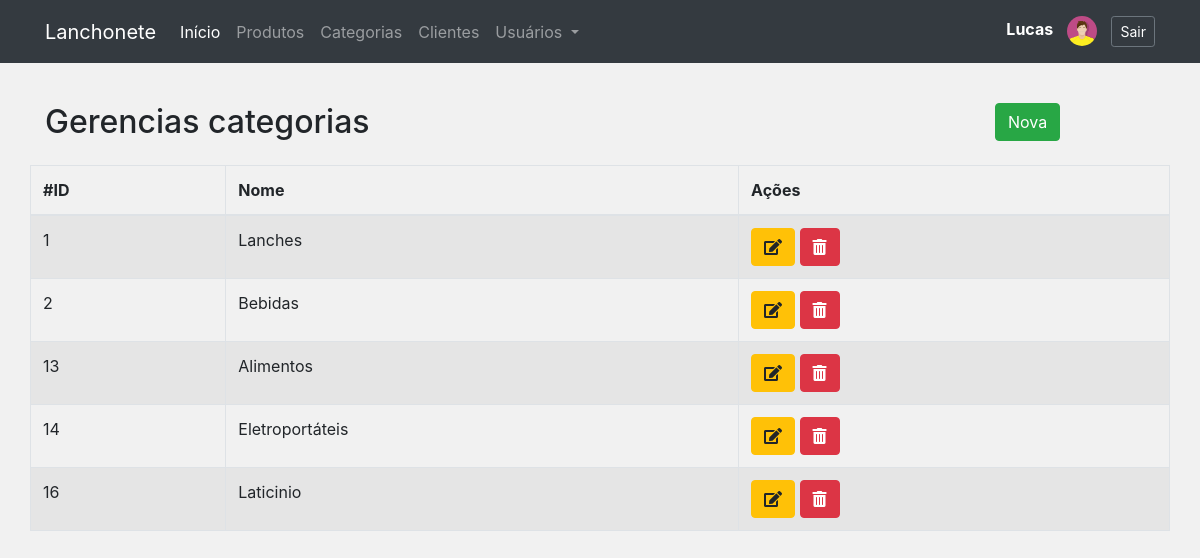
The app's page /categorias.php (signed in) with its own data.
### tables this page shows
CREATE TABLE `categorias` (
  `id` int NOT NULL AUTO_INCREMENT,
  `nome` varchar(45) DEFAULT NULL,
  PRIMARY KEY (`id`)
);

### includes/funcoes.php (called while the page is built, shortened)
<?php
function retornaControle($controle = '')
{
	$permissoes = [];
	foreach($_SESSION['permissoes'] as $key => $data) {
	    if(array_search($controle, $_SESSION['permissoes'][$key])) {
			$permissoes = $_SESSION['permissoes'][$key];
			break;
		}
	}
	return $permissoes;
}

### classes/Model.php (called while the page is built, shortened)
<?php
require 'Conexao.php';
class Model
{
	protected $tabela;
	protected $class;
	protected $db;
	public function __construct()
	{
		$conexao = new Conexao();
		$this->db = $conexao->conectar();
	}
    public function listar($condicao = '')
    {
        $where = '';
    	$sql = "SELECT * FROM {$this->tabela} {$where}";
    	$stmt = $this->db->prepare($sql);
    	$stmt->setFetchMode(PDO::FETCH_CLASS, $this->class);
    	$stmt->execute();
    	return $stmt->fetchAll();
    }
}

### classes/Conexao.php (called while the page is built, shortened)
<?php
class Conexao
{
	private $host;
	private $user;
	private $password;
	public function __construct() {
		$this->host = 'mysql:host=localhost;dbname=lanchonete_api';
		$this->user = 'root';
		$this->password = '';
	}
    public function conectar() {
    	try {
			$conn = new PDO(
							$this->host,
							$this->user,
							$this->password
						);
			return $conn;
		} catch (PDOException $e) {
			echo 'Erro na conexao. Erro reportado: ' . $e->getMessage();
			exit;
		}
    }
}

### classes/CategoriaDAO.php (called while the page is built, shortened)
<?php
require_once 'Model.php';
class CategoriaDAO extends Model
{
    public function __construct() {
    	$this->tabela = 'categorias';
    	$this->class = 'Categoria';
    }
}

### classes/Categoria.php (called while the page is built, shortened)
<?php
class Categoria
{
   private $id;
   private $nome;
    public function getId()
    {
        return $this->id;
    }
    public function getNome()
    {
        return $this->nome;
    }
}

### categorias.php (the view, shortened to what this page needs)
<?php include './layout/header.php'; ?>
<?php include './layout/menu.php'; ?>
<?php
$permissoes = retornaControle('categoria');
require 'classes/Categoria.php';
require 'classes/CategoriaDAO.php';
$categoriaDAO = new CategoriaDAO();
$categorias = $categoriaDAO->listar();
?>
<div class="row" style="margin-top:40px">
	<div class="col-10">
		<h2>Gerencias categorias</h2>
	</div>
	<?php if($permissoes['insert']) : ?>
		<div class="col-2">
			<a href="form_categoria.php" class="btn btn-success">Nova</a>
		</div>
	<?php endif; ?>
</div>
<div class="row">
	<table class="table table-hover table-bordered table-striped table-responsive-lg">
		<thead>
			<tr>
				<th>#ID</th>
				<th>Nome</th>
				<th>Ações</th>
			</tr>
		</thead>
		<tbody>
			<?php foreach($categorias as $categoria){ ?>
			<tr>
				<td><?= $categoria->getId() ?></td>
				<td><?= $categoria->getNome() ?></td>
				<td>
					<?php if($permissoes['update'] || $permissoes['show']): ?>
					<a href="form_categoria.php?id=<?= $categoria->getId() ?>"  class="btn btn-warning">
						<i class="fas fa-edit"></i>
					</a>
					<?php endif; ?>
					<?php if($permissoes['delete']): ?>
					<a href="controle_categoria.php?acao=deletar&id=<?= $categoria->getId() ?>" onclick="return confirm('Deseja realmente excluir?')" class="btn btn-danger">
						<i class="fas fa-trash-alt"></i>
					</a>
					<?php endif; ?>
				</td>
			</tr>
			<?php } ?>
		</tbody>
	</table>
</div>
<?php include './layout/footer.php'; ?>

### assets/css/estilo.css (style rules this page uses)
body { background: #f1f1f1; }
.row { margin-bottom: 15px; }

### assets/css/all.css (style rules this page uses)
.fa, .fas, .far, .fal, .fad, .fab { -moz-osx-font-smoothing: grayscale; -webkit-font-smoothing: antialiased; display: inline-block; font-style: normal; font-variant: normal; text-rendering: auto; line-height: 1; }
.fa-edit:before { content: "\f044"; }
.fa-trash-alt:before { content: "\f2ed"; }
.fa, .fas { font-family: 'Font Awesome 5 Free'; font-weight: 900; }

### records on screen
categorias: id "1", nome "Lanches"
categorias: id "2", nome "Bebidas"
categorias: id "13", nome "Alimentos"
categorias: id "14", nome "Eletroportáteis"
categorias: id "16", nome "Laticinio"

### other values on screen
$_SESSION['nome'] "Lucas"
